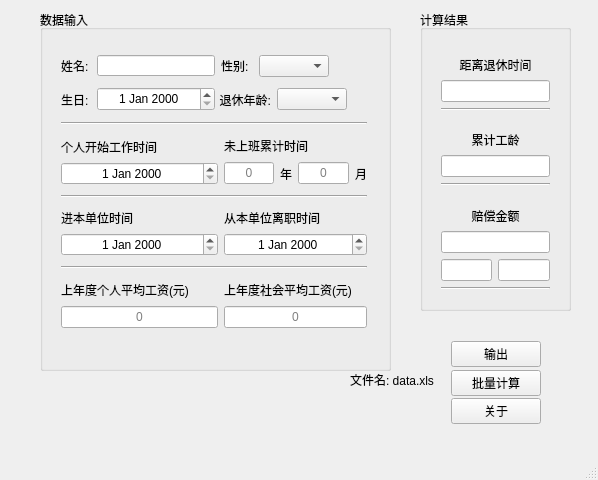
<?xml version="1.0" encoding="UTF-8"?>
<ui version="4.0">
 <class>MainWindow</class>
 <widget class="QMainWindow" name="MainWindow">
  <property name="geometry">
   <rect>
    <x>0</x>
    <y>0</y>
    <width>598</width>
    <height>480</height>
   </rect>
  </property>
  <property name="sizePolicy">
   <sizepolicy hsizetype="Fixed" vsizetype="Fixed">
    <horstretch>0</horstretch>
    <verstretch>0</verstretch>
   </sizepolicy>
  </property>
  <property name="minimumSize">
   <size>
    <width>598</width>
    <height>480</height>
   </size>
  </property>
  <property name="maximumSize">
   <size>
    <width>598</width>
    <height>480</height>
   </size>
  </property>
  <property name="windowTitle">
   <string>赔偿金计算器</string>
  </property>
  <widget class="QWidget" name="centralWidget">
   <widget class="QGroupBox" name="groupBox">
    <property name="geometry">
     <rect>
      <x>40</x>
      <y>10</y>
      <width>351</width>
      <height>361</height>
     </rect>
    </property>
    <property name="title">
     <string>数据输入</string>
    </property>
    <widget class="QWidget" name="verticalLayoutWidget">
     <property name="geometry">
      <rect>
       <x>10</x>
       <y>30</y>
       <width>328</width>
       <height>311</height>
      </rect>
     </property>
     <layout class="QVBoxLayout" name="verticalLayout">
      <item>
       <layout class="QGridLayout" name="gridLayout">
        <item row="0" column="1">
         <widget class="QLineEdit" name="name_lineEdit">
          <property name="minimumSize">
           <size>
            <width>118</width>
            <height>21</height>
           </size>
          </property>
          <property name="maximumSize">
           <size>
            <width>118</width>
            <height>21</height>
           </size>
          </property>
          <property name="alignment">
           <set>Qt::AlignCenter</set>
          </property>
         </widget>
        </item>
        <item row="0" column="0">
         <widget class="QLabel" name="name_label">
          <property name="minimumSize">
           <size>
            <width>30</width>
            <height>21</height>
           </size>
          </property>
          <property name="maximumSize">
           <size>
            <width>30</width>
            <height>21</height>
           </size>
          </property>
          <property name="text">
           <string>姓名:</string>
          </property>
         </widget>
        </item>
        <item row="0" column="4">
         <widget class="QLabel" name="label">
          <property name="text">
           <string/>
          </property>
         </widget>
        </item>
        <item row="0" column="3">
         <widget class="QComboBox" name="gender_comboBox">
          <property name="maximumSize">
           <size>
            <width>70</width>
            <height>16777215</height>
           </size>
          </property>
         </widget>
        </item>
        <item row="0" column="2">
         <widget class="QLabel" name="gender_label">
          <property name="minimumSize">
           <size>
            <width>30</width>
            <height>0</height>
           </size>
          </property>
          <property name="maximumSize">
           <size>
            <width>40</width>
            <height>16777215</height>
           </size>
          </property>
          <property name="text">
           <string>性别:</string>
          </property>
         </widget>
        </item>
       </layout>
      </item>
      <item>
       <layout class="QGridLayout" name="gridLayout_3">
        <item row="0" column="2">
         <widget class="QLabel" name="retire_label">
          <property name="maximumSize">
           <size>
            <width>60</width>
            <height>16777215</height>
           </size>
          </property>
          <property name="text">
           <string>退休年龄:</string>
          </property>
          <property name="alignment">
           <set>Qt::AlignRight|Qt::AlignTrailing|Qt::AlignVCenter</set>
          </property>
         </widget>
        </item>
        <item row="0" column="1">
         <widget class="QDateEdit" name="birthday_dateEdit">
          <property name="minimumSize">
           <size>
            <width>118</width>
            <height>24</height>
           </size>
          </property>
          <property name="maximumSize">
           <size>
            <width>118</width>
            <height>24</height>
           </size>
          </property>
          <property name="alignment">
           <set>Qt::AlignCenter</set>
          </property>
         </widget>
        </item>
        <item row="0" column="3">
         <widget class="QComboBox" name="retire_age_comboBox">
          <property name="maximumSize">
           <size>
            <width>70</width>
            <height>16777215</height>
           </size>
          </property>
         </widget>
        </item>
        <item row="0" column="0">
         <widget class="QLabel" name="birth_label">
          <property name="minimumSize">
           <size>
            <width>30</width>
            <height>21</height>
           </size>
          </property>
          <property name="maximumSize">
           <size>
            <width>30</width>
            <height>21</height>
           </size>
          </property>
          <property name="text">
           <string>生日:</string>
          </property>
         </widget>
        </item>
        <item row="0" column="4">
         <spacer name="verticalSpacer">
          <property name="orientation">
           <enum>Qt::Vertical</enum>
          </property>
          <property name="sizeType">
           <enum>QSizePolicy::Fixed</enum>
          </property>
          <property name="sizeHint" stdset="0">
           <size>
            <width>20</width>
            <height>25</height>
           </size>
          </property>
         </spacer>
        </item>
       </layout>
      </item>
      <item>
       <widget class="Line" name="line_3">
        <property name="orientation">
         <enum>Qt::Horizontal</enum>
        </property>
       </widget>
      </item>
      <item>
       <layout class="QGridLayout" name="gridLayout_4">
        <item row="1" column="1">
         <layout class="QHBoxLayout" name="horizontalLayout">
          <item>
           <widget class="QLineEdit" name="working_suspended_year_lineEdit">
            <property name="inputMethodHints">
             <set>Qt::ImhNone</set>
            </property>
            <property name="alignment">
             <set>Qt::AlignCenter</set>
            </property>
            <property name="placeholderText">
             <string>0</string>
            </property>
           </widget>
          </item>
          <item>
           <widget class="QLabel" name="year_label">
            <property name="text">
             <string>年</string>
            </property>
           </widget>
          </item>
          <item>
           <widget class="QLineEdit" name="working_suspended_month_lineEdit">
            <property name="alignment">
             <set>Qt::AlignCenter</set>
            </property>
            <property name="placeholderText">
             <string>0</string>
            </property>
           </widget>
          </item>
          <item>
           <widget class="QLabel" name="month_label">
            <property name="text">
             <string>月</string>
            </property>
           </widget>
          </item>
         </layout>
        </item>
        <item row="0" column="0">
         <widget class="QLabel" name="working_start_label">
          <property name="minimumSize">
           <size>
            <width>157</width>
            <height>21</height>
           </size>
          </property>
          <property name="maximumSize">
           <size>
            <width>157</width>
            <height>19</height>
           </size>
          </property>
          <property name="text">
           <string>个人开始工作时间</string>
          </property>
         </widget>
        </item>
        <item row="0" column="1">
         <widget class="QLabel" name="working_suspended_time_label">
          <property name="text">
           <string>未上班累计时间</string>
          </property>
         </widget>
        </item>
        <item row="1" column="0">
         <widget class="QDateEdit" name="working_start_dateEdit">
          <property name="alignment">
           <set>Qt::AlignCenter</set>
          </property>
         </widget>
        </item>
       </layout>
      </item>
      <item>
       <widget class="Line" name="line_4">
        <property name="orientation">
         <enum>Qt::Horizontal</enum>
        </property>
       </widget>
      </item>
      <item>
       <layout class="QGridLayout" name="gridLayout_2">
        <item row="0" column="1">
         <widget class="QLabel" name="company_out_time_label">
          <property name="text">
           <string>从本单位离职时间</string>
          </property>
         </widget>
        </item>
        <item row="1" column="0">
         <widget class="QDateEdit" name="company_in_dateEdit">
          <property name="alignment">
           <set>Qt::AlignCenter</set>
          </property>
         </widget>
        </item>
        <item row="1" column="1">
         <widget class="QDateEdit" name="company_out_dateEdit">
          <property name="alignment">
           <set>Qt::AlignCenter</set>
          </property>
         </widget>
        </item>
        <item row="0" column="0">
         <widget class="QLabel" name="company_in_time_label">
          <property name="minimumSize">
           <size>
            <width>157</width>
            <height>19</height>
           </size>
          </property>
          <property name="maximumSize">
           <size>
            <width>157</width>
            <height>19</height>
           </size>
          </property>
          <property name="text">
           <string>进本单位时间</string>
          </property>
         </widget>
        </item>
       </layout>
      </item>
      <item>
       <widget class="Line" name="line_5">
        <property name="orientation">
         <enum>Qt::Horizontal</enum>
        </property>
       </widget>
      </item>
      <item>
       <layout class="QGridLayout" name="gridLayout_5">
        <item row="0" column="0">
         <widget class="QLabel" name="personal_average_label">
          <property name="minimumSize">
           <size>
            <width>157</width>
            <height>21</height>
           </size>
          </property>
          <property name="maximumSize">
           <size>
            <width>157</width>
            <height>21</height>
           </size>
          </property>
          <property name="text">
           <string>上年度个人平均工资(元)</string>
          </property>
         </widget>
        </item>
        <item row="0" column="1">
         <widget class="QLabel" name="society_average_label">
          <property name="text">
           <string>上年度社会平均工资(元)</string>
          </property>
         </widget>
        </item>
        <item row="1" column="1">
         <widget class="QLineEdit" name="society_average_lineEdit">
          <property name="alignment">
           <set>Qt::AlignCenter</set>
          </property>
          <property name="placeholderText">
           <string>0</string>
          </property>
         </widget>
        </item>
        <item row="1" column="0">
         <widget class="QLineEdit" name="personal_average_lineEdit">
          <property name="alignment">
           <set>Qt::AlignCenter</set>
          </property>
          <property name="placeholderText">
           <string>0</string>
          </property>
         </widget>
        </item>
       </layout>
      </item>
     </layout>
    </widget>
   </widget>
   <widget class="QFrame" name="frame">
    <property name="geometry">
     <rect>
      <x>420</x>
      <y>330</y>
      <width>151</width>
      <height>101</height>
     </rect>
    </property>
    <property name="frameShape">
     <enum>QFrame::NoFrame</enum>
    </property>
    <property name="frameShadow">
     <enum>QFrame::Raised</enum>
    </property>
    <widget class="QWidget" name="verticalLayoutWidget_3">
     <property name="geometry">
      <rect>
       <x>20</x>
       <y>0</y>
       <width>113</width>
       <height>101</height>
      </rect>
     </property>
     <layout class="QVBoxLayout" name="verticalLayout_3">
      <item>
       <widget class="QPushButton" name="generate_pushButton">
        <property name="minimumSize">
         <size>
          <width>90</width>
          <height>26</height>
         </size>
        </property>
        <property name="maximumSize">
         <size>
          <width>90</width>
          <height>26</height>
         </size>
        </property>
        <property name="text">
         <string>输出</string>
        </property>
       </widget>
      </item>
      <item>
       <widget class="QPushButton" name="xls_calculate_pushButton">
        <property name="minimumSize">
         <size>
          <width>90</width>
          <height>26</height>
         </size>
        </property>
        <property name="maximumSize">
         <size>
          <width>90</width>
          <height>26</height>
         </size>
        </property>
        <property name="text">
         <string>批量计算</string>
        </property>
       </widget>
      </item>
      <item>
       <widget class="QPushButton" name="about_pushButton">
        <property name="minimumSize">
         <size>
          <width>90</width>
          <height>26</height>
         </size>
        </property>
        <property name="maximumSize">
         <size>
          <width>90</width>
          <height>26</height>
         </size>
        </property>
        <property name="text">
         <string>关于</string>
        </property>
       </widget>
      </item>
     </layout>
    </widget>
   </widget>
   <widget class="QGroupBox" name="groupBox_3">
    <property name="geometry">
     <rect>
      <x>420</x>
      <y>10</y>
      <width>151</width>
      <height>301</height>
     </rect>
    </property>
    <property name="title">
     <string>计算结果</string>
    </property>
    <widget class="QWidget" name="verticalLayoutWidget_2">
     <property name="geometry">
      <rect>
       <x>10</x>
       <y>20</y>
       <width>131</width>
       <height>271</height>
      </rect>
     </property>
     <layout class="QVBoxLayout" name="verticalLayout_2">
      <item>
       <widget class="QLabel" name="time_to_retire_label">
        <property name="text">
         <string>距离退休时间</string>
        </property>
        <property name="alignment">
         <set>Qt::AlignBottom|Qt::AlignHCenter</set>
        </property>
       </widget>
      </item>
      <item>
       <widget class="QLineEdit" name="time_to_retire_lineEdit">
        <property name="enabled">
         <bool>true</bool>
        </property>
        <property name="alignment">
         <set>Qt::AlignCenter</set>
        </property>
        <property name="readOnly">
         <bool>true</bool>
        </property>
       </widget>
      </item>
      <item>
       <widget class="Line" name="line">
        <property name="orientation">
         <enum>Qt::Horizontal</enum>
        </property>
       </widget>
      </item>
      <item>
       <widget class="QLabel" name="working_years_label">
        <property name="text">
         <string>累计工龄</string>
        </property>
        <property name="alignment">
         <set>Qt::AlignBottom|Qt::AlignHCenter</set>
        </property>
       </widget>
      </item>
      <item>
       <widget class="QLineEdit" name="working_years_lineEdit">
        <property name="alignment">
         <set>Qt::AlignCenter</set>
        </property>
        <property name="readOnly">
         <bool>true</bool>
        </property>
       </widget>
      </item>
      <item>
       <widget class="Line" name="line_7">
        <property name="orientation">
         <enum>Qt::Horizontal</enum>
        </property>
       </widget>
      </item>
      <item>
       <widget class="QLabel" name="compensation_money_label">
        <property name="text">
         <string>赔偿金额</string>
        </property>
        <property name="alignment">
         <set>Qt::AlignBottom|Qt::AlignHCenter</set>
        </property>
       </widget>
      </item>
      <item>
       <widget class="QLineEdit" name="compensation_money_lineEdit">
        <property name="alignment">
         <set>Qt::AlignCenter</set>
        </property>
        <property name="readOnly">
         <bool>true</bool>
        </property>
       </widget>
      </item>
      <item>
       <layout class="QGridLayout" name="gridLayout_6">
        <item row="0" column="0">
         <widget class="QLineEdit" name="compensation_mon_bef_lineEdit">
          <property name="alignment">
           <set>Qt::AlignCenter</set>
          </property>
          <property name="readOnly">
           <bool>true</bool>
          </property>
         </widget>
        </item>
        <item row="0" column="1">
         <widget class="QLineEdit" name="compensation_mon_aft_lineEdit">
          <property name="alignment">
           <set>Qt::AlignCenter</set>
          </property>
          <property name="readOnly">
           <bool>true</bool>
          </property>
         </widget>
        </item>
       </layout>
      </item>
      <item>
       <widget class="Line" name="line_8">
        <property name="orientation">
         <enum>Qt::Horizontal</enum>
        </property>
       </widget>
      </item>
     </layout>
    </widget>
   </widget>
   <widget class="QLabel" name="xls_label">
    <property name="geometry">
     <rect>
      <x>350</x>
      <y>370</y>
      <width>94</width>
      <height>20</height>
     </rect>
    </property>
    <property name="text">
     <string>文件名: data.xls</string>
    </property>
   </widget>
  </widget>
  <widget class="QStatusBar" name="statusBar"/>
  <widget class="QMenuBar" name="menuBar">
   <property name="enabled">
    <bool>false</bool>
   </property>
   <property name="geometry">
    <rect>
     <x>0</x>
     <y>0</y>
     <width>598</width>
     <height>22</height>
    </rect>
   </property>
  </widget>
 </widget>
 <layoutdefault spacing="6" margin="11"/>
 <resources/>
 <connections/>
</ui>
